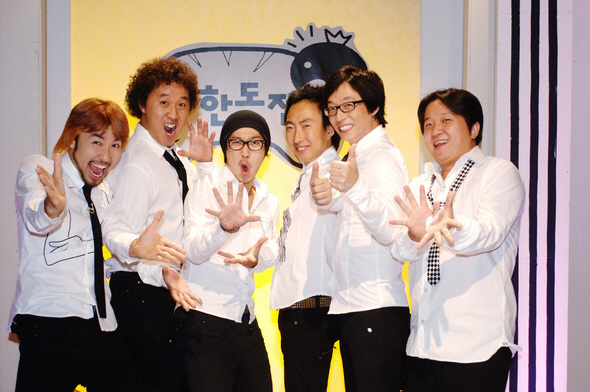
#> input picture face detecting/image/md.jpg, 590 x 392 px
$ python img001.py
#> lines starting #> are read from the running program, lines starting #| are printed output that depends on the picture; after the words box and inside, x2 and y2 are one past the last pixel; in counts of white or black regions, pixels touching at a corner belong together
import cv2

xml = cv2.CascadeClassifier('haarcascades/haarcascade_frontalface_default.xml')
img = cv2.imread('image/md.jpg')
#> img is the input picture: shape (392, 590, 3); mean B, G, R 140.7, 149.1, 166.1
gray = cv2.cvtColor(img, cv2.COLOR_BGR2GRAY)
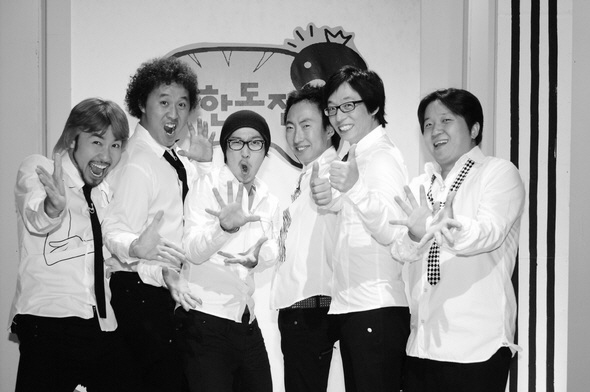
#> gray: shape (392, 590); min 0, max 255, mean 153.2
faces = xml.detectMultiScale(gray, 1.05, 5)
#> faces = [[414, 104, 52, 52], [220, 124, 52, 52], [144, 83, 56, 56], [276, 105, 54, 54], [318, 86, 53, 53], [72, 118, 64, 64]]

for (x,y,w,h) in faces:

	cv2.rectangle(img,(x,y),(x+w,y+h),(255,0,0),2)
	gray = gray[y:y+h, x:x+w]
	color = img[y:y+h, x:x+w]
#> this loop made 6 passes
#> pass 1, `gray = gray[y:y+h, x:x+w]`:
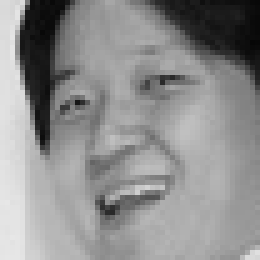
#> gray: shape (52, 52) (shown 5 times larger); min 6, max 231, mean 142.3
#> pass 1, `color = img[y:y+h, x:x+w]`:
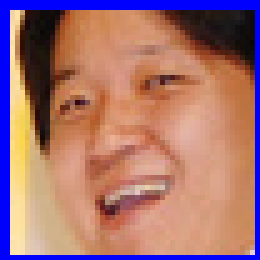
#> color: shape (52, 52, 3) (shown 5 times larger); mean B, G, R 114.4, 114.3, 164.1
#> pass 2, `color = img[y:y+h, x:x+w]`:
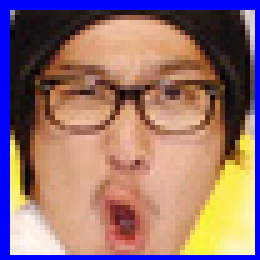
#> color: shape (52, 52, 3) (shown 5 times larger); mean B, G, R 113.4, 113.7, 149.4
#> pass 3, `color = img[y:y+h, x:x+w]`:
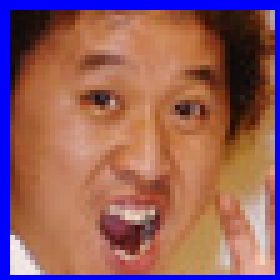
#> color: shape (56, 56, 3) (shown 5 times larger); mean B, G, R 94, 94.9, 147.4
#> after the loop:
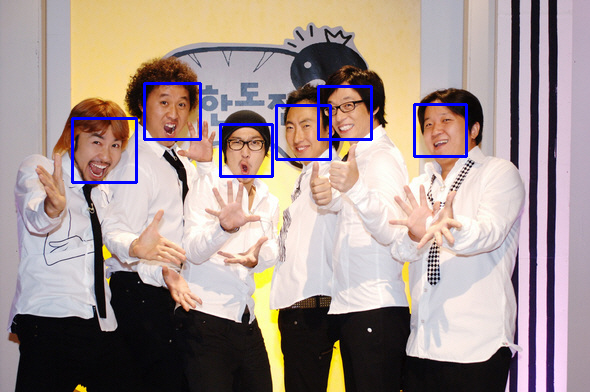
#> img: shape (392, 590, 3); 1.7% of pixels changed, all inside (x1, y1, x2, y2) = (71, 82, 468, 184)
#> after the loop, gray = empty array


cv2.imshow('img',img)

cv2.waitKey(0)

cv2.destroyAllWindows()

$ run again, with face detecting/image/sample.jpg copied over face detecting/image/md.jpg
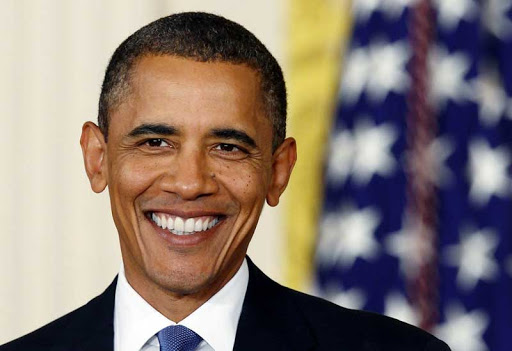
#> input picture face detecting/image/sample.jpg, 512 x 351 px
#> img is the input picture: shape (351, 512, 3); mean B, G, R 115.3, 122.2, 136.1
#> faces = [[94, 68, 193, 193], [263, 128, 206, 206]]
#> the loop `for (x,y,w,h) in faces: ` made 2 passes
#> pass 1, `color = img[y:y+h, x:x+w]`:
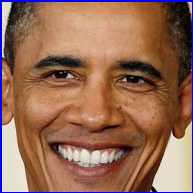
#> color: shape (193, 193, 3); mean B, G, R 85.6, 106.8, 149.3
#> after the loop `for (x,y,w,h) in faces:`:
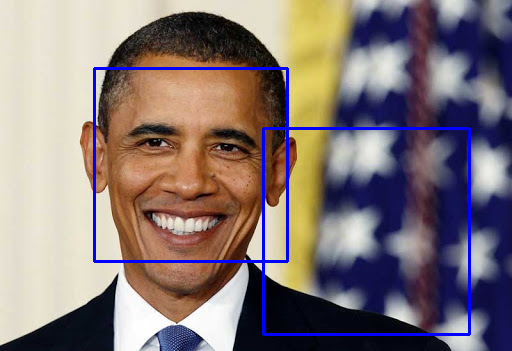
#> img: shape (351, 512, 3); 2.65% of pixels changed, all inside (x1, y1, x2, y2) = (93, 67, 471, 336)
#> after the loop `for (x,y,w,h) in faces:`: gray = empty array
